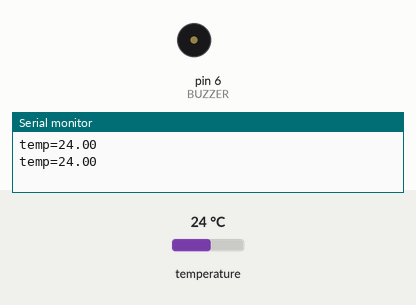
Recording of a sketch running on a simulated Arduino Uno, built with avr-gcc and run on an emulated ATmega328P. Parts: buzzer (waves = sounding), the last lines printed to the serial monitor. The test bench sets the inputs (shaded band); at power-on: temperature 24 °C.

Above: at 2.8 s.
2.9 s: temperature set to 25.5 °C
4.4 s: temperature set to 26.7 °C
At 6.1 s:
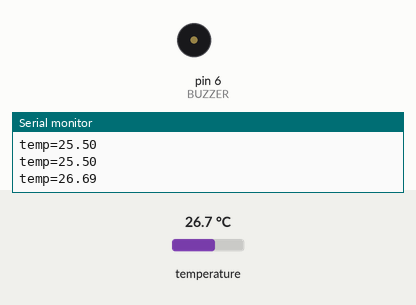
Timing chart, 0 to 14.6 s (numbered marks = the images above; inputs shaded):
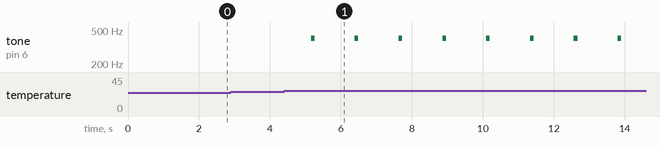

The sketch:

TEMP_1.ino
```cpp
#include <OneWire.h>
OneWire ds(2);

#define BUZZER 6

void setup() {
  // put your setup code here, to run once:
  Serial.begin(9600);
}

void loop() {
  // put your main code here, to run repeatedly:
  float temp = getTemp();

  if (temp>26.0){
    tone (BUZZER, 400);
    delay(100);
    noTone(BUZZER);
    delay(100);
  }
}

float getTemp(){
  byte i;
  byte present;

  byte data[12];
  byte addr[8];
  float temp;

  if (!ds.search(addr)){
    ds.reset_search();
    return;
  }

  ds.reset();
  ds.select(addr);
  ds.write(0x44,1);
  delay(1000);

  present = ds.reset();
  ds.select(addr);
  ds.write(0xBE);

  for (i=0; i<9; i++){
    data[i] = ds.read();
  }

  temp = (data[1]<<8) + data[0];
  temp = temp/16;

  Serial.print("temp=");
  Serial.println(temp);

  return temp;
}
```

Measured:
- the behaviour switches between 26 and 26.1 °C on temperature (found by bisection; images 0 and 1)
- after the input at 4.4 s, tone on pin 6 (BUZZER): alternates 400 Hz for 0.10 s and silent for 1.1 s, starting after 0.76 s
